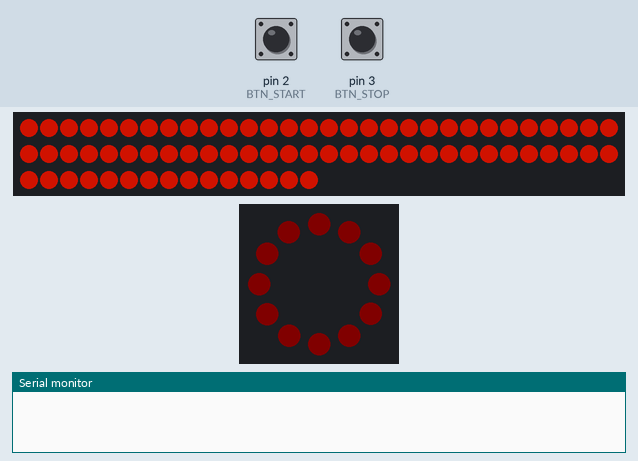
The sketch below on a simulated Arduino Uno, built with avr-gcc and run on an emulated ATmega328P. Shown: 75 RGB LEDs in strip order, left to right, continuing on the next row, 12 RGB LEDs in a ring, first at the top, clockwise, the last lines printed to the serial monitor. The test bench sets the inputs (shaded band); at power-on: pin 2 (BTN_START) LOW, pin 3 (BTN_STOP) LOW. Dim RGB values are drawn brighter than linear.

Above: at 1.2 s.
1.3 s: pin 2 (BTN_START) pulled HIGH for 0.15 s
4.4 s: pin 3 (BTN_STOP) pulled HIGH for 0.15 s
At 5.2 s:
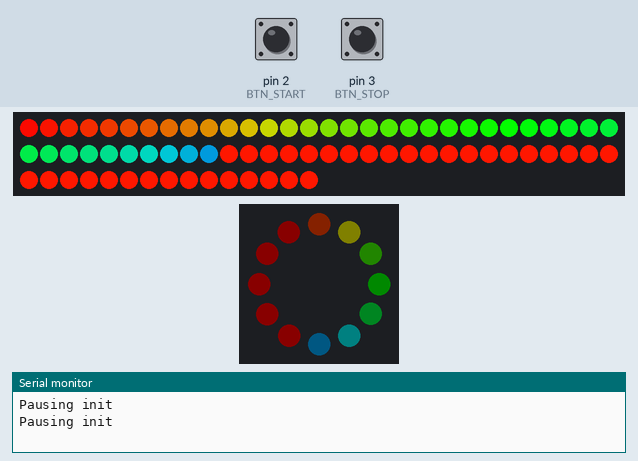
7.5 s: pin 2 (BTN_START) pulled HIGH for 1 s
At 8.8 s:
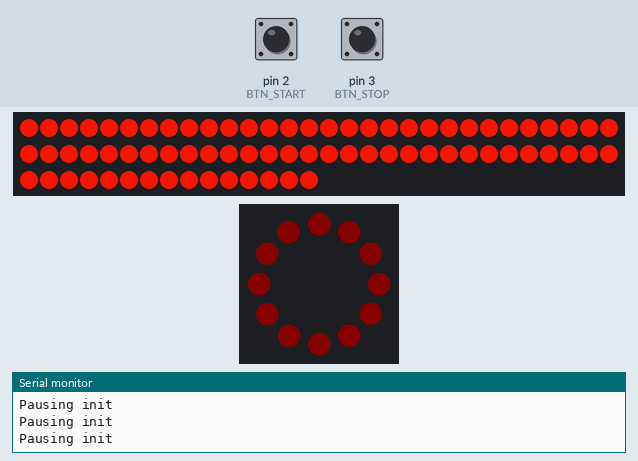
11.5 s: pin 3 (BTN_STOP) pulled HIGH for 1 s
At 13.7 s:
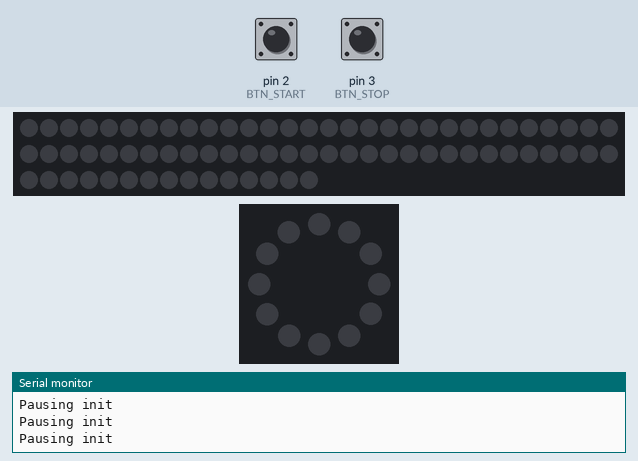
15.5 s: pin 2 (BTN_START) pulled HIGH for 0.15 s
At 16.0 s:
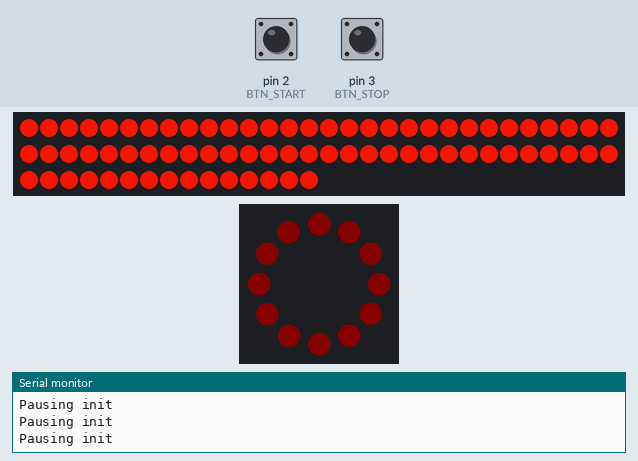
18.6 s: pin 3 (BTN_STOP) pulled HIGH for 0.15 s
At 24.8 s:
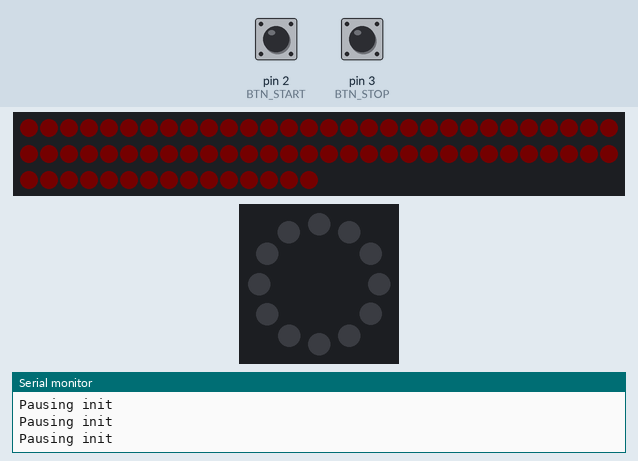
Timing chart, 0 to 25.7 s (numbered marks = the images above; inputs shaded):
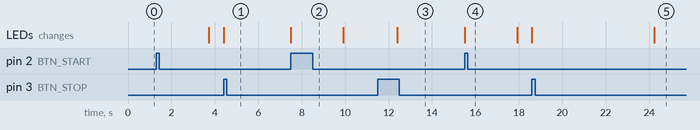

Measured:
- after the input at 4.4 s, the LEDs: change at once (image 1)
- after the input at 11.5 s, the LEDs: change after 0.90 s (image 3)
- after the input at 18.6 s, the LEDs: first change at once (image 5 shows a later state)

The sketch:

spooky-lights.ino
```cpp
/*
  Tomato Timer

  Creates a countdown timer for staying on track during boring work.

  Exampes usage: work for 25 min, then break for 5,
  then work for 25, etc. Every 4 work periods,
  there is a longer 20 minutes break.

  January 2017
  Mark Wolfman
*/

#include <Adafruit_NeoPixel.h>
#ifdef __AVR__
  #include <avr/power.h>
#endif

// Prepare the NeoPixels
#define STRIP_PIN 7
#define RING_PIN 6 // Swap these
#define N_RING 12
#define N_STRIP 75
// Parameter 1 = number of pixels in strip
// Parameter 2 = Arduino pin number (most are valid)
// Parameter 3 = pixel type flags, add together as needed:
//   NEO_KHZ800  800 KHz bitstream (most NeoPixel products w/WS2812 LEDs)
//   NEO_KHZ400  400 KHz (classic 'v1' (not v2) FLORA pixels, WS2811 drivers)
//   NEO_GRB     Pixels are wired for GRB bitstream (most NeoPixel products)
//   NEO_RGB     Pixels are wired for RGB bitstream (v1 FLORA pixels, not v2)
//   NEO_RGBW    Pixels are wired for RGBW bitstream (NeoPixel RGBW products)
Adafruit_NeoPixel strip = Adafruit_NeoPixel(N_STRIP, STRIP_PIN, NEO_GRBW + NEO_KHZ800);
Adafruit_NeoPixel ring = Adafruit_NeoPixel(N_RING, RING_PIN, NEO_GRB + NEO_KHZ800);

// Holds color definitions for both the strip and the ring
struct Color{
  uint32_t strip;
  uint32_t ring;
};

// COLORS
#define BRIGHTNESS 10 // 0-100
#define NEW_BLUE 0, 0, 255
#define BLUE strip.Color(0, 0, 255)
Color TEAL = {strip.Color(0, 128, 64), ring.Color(0, 128, 64)};
Color PURPLE  = {strip.Color(255, 50, 255), ring.Color(255, 50, 255)};
Color GREEN = {strip.Color(0, 255, 0), ring.Color(0, 255, 0)};
Color DARK_PURPLE = {strip.Color(0, 0, 48, 0), strip.Color(0, 48, 48)};
Color DARK_BLUE = {strip.Color(48, 0, 48, 0), strip.Color(48, 0, 48)};
Color BLACK = {strip.Color(0, 0, 0), ring.Color(0, 0, 0)};
Color WHITE = {strip.Color(0, 48, 48, 128), strip.Color(255, 205, 205)};
#define ORANGE 983 // 65536 * 0.015

Color c_stopped;  // Changed by pressing the stop button
#define C_OFF DARK_PURPLE

// Durations for each phase
#define LOOP_TICK 50 // In millisecond
#define DEBUG_SPEEDUP 1 // Set to 1 for normal operation

#define TONE_HZ 200

// Possible states for the system
#define STOPPED 0
#define STARTING 1
#define RUNNING 2
#define BREAK 3
#define EXPIRED 4
#define STOPPING 5

// Button and buzzer pin assignments
#define BTN_START 2
#define BTN_STOP 3
#define BUZZER A1

// Flags for setting different dimming levels for the lights
#define N_DIM_LEVELS 3
#define DIM_OFF 2
#define DIM_LOW 1
#define DIM_HIGH 0
int stopDimLevel = DIM_HIGH;

// Variables for debouncing buttons
#define DEBOUNCE_MS 150
unsigned long lastBtnPress;

// Variable for different light scenes
#define SCENE_DEFAULT 0
#define SCENE_ACTIVE 1
unsigned int scene = SCENE_DEFAULT;

// Variables for interrupting the routine
volatile bool interrupted = false;

// Variable for keeping track of how long this round has been running
unsigned long startTime;

// Variable for keeping track of if the user has silenced the buzzer
bool isSilenced;
#define AUDIBLE 0
#define SILENCED 1

// Function headers
void setAllPixels(Adafruit_NeoPixel &pixel, uint32_t c, bool keepBluePin=false);

bool isNewBtnPress() {
  // Check if it's been long enough since the last button press registered
  //   to consider this a unique button press.
  unsigned long deltaBtnPress = millis() - lastBtnPress;
  lastBtnPress = millis();
  if (deltaBtnPress > DEBOUNCE_MS) {
    return true;
  } else {
    return false;
  }
}

// Function to start a work sesstion when the user presses the button
void start_pressed() {
  if (isNewBtnPress()) {
    scene = SCENE_ACTIVE;
    interrupted = true;
  }
}


void stop_pressed() {
  if (isNewBtnPress()) {
    scene = SCENE_DEFAULT;
    interrupted = true;
  };
}


void setAllPixels(Adafruit_NeoPixel &pixel, uint32_t c, bool keepBluePin=false)
// Set all the neopixels to the given color
{
  for (uint16_t i=0; i < pixel.numPixels(); i++) {
    pixel.setPixelColor(i, c);
  }
  // Set the 12th pin to blue, for the ring timer
  if (keepBluePin) {
    pixel.setPixelColor(pixel.numPixels()-1, BLUE);
  }
  pixel.show();
}


void setRingLights(int numOn, uint32_t color)
// Set a certain number of LEDs on the ring to on
{
  for (int i=0; i<numOn; i++) {
    ring.setPixelColor(i, color);
  }
  // Set the remaining LEDs off
  for (int i=numOn; i<N_RING; i++) {
    ring.setPixelColor(i, C_OFF.ring);
  }
  ring.show();
}


uint32_t Wheel(byte WheelPos)
// Input a value 0 to 255 to get a color value.
// The colours are a transition r - g - b - back to r.
{
  WheelPos = 255 - WheelPos;
  if(WheelPos < 85) {
    return strip.Color(255 - WheelPos * 3, 0, WheelPos * 3);
  }
  if(WheelPos < 170) {
    WheelPos -= 85;
    return strip.Color(0, WheelPos * 3, 255 - WheelPos * 3);
  }
  WheelPos -= 170;
  return strip.Color(WheelPos * 3, 255 - WheelPos * 3, 0);
}


void pulsate() {
  uint32_t color;
  uint16_t hue = ORANGE; // Orange
  uint8_t val;
  uint32_t delay_time = 0;
  // Fade in
  for (val=0; val < 255; val++) {
    // Serial.print("Seting value to: ");
    // Serial.println(val, DEC);
    color = strip.ColorHSV(hue, 255, val);
    setAllPixels(strip, color);
    strip.show();
    color = ring.ColorHSV(hue, 255, val);
    setAllPixels(ring, color);
    ring.show();
    if (interrupted) {
      interrupted = false;
      return;
    }
    delay(delay_time);
  }
  // Fade out
  for (val=255; val >= 1; val--) {
    // Serial.print("Seting value to: ");
    // Serial.println(val, DEC);
    color = strip.ColorHSV(hue, 255, val);
    setAllPixels(strip, color);
    strip.show();
    color = ring.ColorHSV(hue, 255, val);
    setAllPixels(ring, color);
    ring.show();
    if (interrupted) {
      interrupted = false;
      return;
    }
    delay(delay_time);
  }
}


// Function that fluorishes the lights, then waits for the user to press the "Go" button
void flourish() {
  Serial.print("Pausing init\n");
  uint32_t bg_strip = strip.ColorHSV(ORANGE, 255, 255);
  uint32_t bg_ring = ring.ColorHSV(ORANGE, 255, 255);
  // Cycle through the lights
  for (byte i=0; i < 255; i=i+1) {
    uint32_t color = Wheel(i);
    // Set the strip LED to on
    uint16_t pxIdx = i * N_STRIP / 255;
    strip.setPixelColor(pxIdx, color);
    // Set the ring LED to on
    pxIdx = i * N_RING / 255;
    ring.setPixelColor(pxIdx, color);
    // Update the device and wait for a bit
    strip.show();
    ring.show();
    if (interrupted) {
      interrupted = false;
      return;
    }
    delay(0.5);
  }
  // Cycle off the lights
  for (byte i=0; i < 255; i=i+1) {
    // Set the strip LED to on
    // uint16_t pxIdx = N_STRIP - (i * N_STRIP / 255) - 1;
    uint16_t pxIdx = i * N_STRIP / 255;
    strip.setPixelColor(pxIdx, bg_strip);
    // Set the ring LED off
    // pxIdx = N_RING - (i * N_RING / 255) - 1;
    pxIdx = i * N_RING / 255;
    ring.setPixelColor(pxIdx, bg_ring);
    // Update the device and wait for a bit
    strip.show();
    ring.show();
    delay(0.5);
  }
}


// the setup function runs once when you press reset or power the board
void setup() {
  Serial.begin(9600);

  // Initialize the Neo Pixels
  strip.begin();
  ring.setBrightness(BRIGHTNESS);
  strip.show(); // Initialize all pixels to 'off'
  ring.begin();
  ring.setBrightness(BRIGHTNESS);
  ring.show(); // Initialize all pixels to 'off'

  // Set the interrupt for when the various buttons are pressed
  // attachInterrupt(digitalPinToInterrupt(MUTE_PIN), mute_buzzer, RISING);
  attachInterrupt(digitalPinToInterrupt(BTN_START), start_pressed, RISING);
  attachInterrupt(digitalPinToInterrupt(BTN_STOP), stop_pressed, RISING);

  // Set initial state
  lastBtnPress = millis();
}

void loop() {

  // Figure out how long we've been working so far
  unsigned long mSecondsIn = (millis() - startTime) * DEBUG_SPEEDUP;

  if (scene == SCENE_ACTIVE) {
    flourish();
  } else if (scene == SCENE_DEFAULT) {
    pulsate();
  }

  // Sleep until the next round
  delay(LOOP_TICK);
}
```
